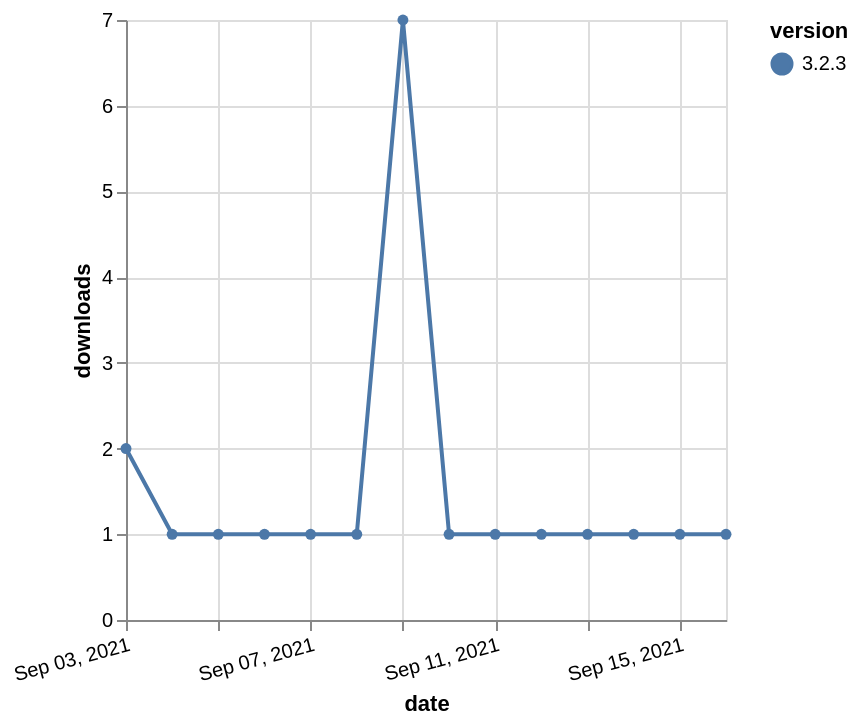

The Vega-Lite source for this figure:
### Vega-Lite specification from a JSON file in a GitHub repository (floating-point values rounded to 4 significant figures)
{"$schema": "https://vega.github.io/schema/vega-lite/v5.json", "description": "A simple bar chart with embedded data.", "data": {"values": [{"date": "2021-09-03", "total": 521, "delta": 2, "version": "3.2.3"}, {"date": "2021-09-04", "total": 522, "delta": 1, "version": "3.2.3"}, {"date": "2021-09-05", "total": 523, "delta": 1, "version": "3.2.3"}, {"date": "2021-09-06", "total": 524, "delta": 1, "version": "3.2.3"}, {"date": "2021-09-07", "total": 525, "delta": 1, "version": "3.2.3"}, {"date": "2021-09-08", "total": 526, "delta": 1, "version": "3.2.3"}, {"date": "2021-09-09", "total": 533, "delta": 7, "version": "3.2.3"}, {"date": "2021-09-10", "total": 534, "delta": 1, "version": "3.2.3"}, {"date": "2021-09-11", "total": 535, "delta": 1, "version": "3.2.3"}, {"date": "2021-09-12", "total": 536, "delta": 1, "version": "3.2.3"}, {"date": "2021-09-13", "total": 537, "delta": 1, "version": "3.2.3"}, {"date": "2021-09-14", "total": 538, "delta": 1, "version": "3.2.3"}, {"date": "2021-09-15", "total": 539, "delta": 1, "version": "3.2.3"}, {"date": "2021-09-16", "total": 540, "delta": 1, "version": "3.2.3"}]}, "width": "container", "mark": {"type": "line", "point": {"filled": true}}, "encoding": {"x": {"field": "date", "type": "temporal", "timeUnit": "yearmonthdate", "title": "date", "axis": {"labelAngle": -15}}, "y": {"field": "delta", "type": "quantitative", "title": "downloads"}, "color": {"field": "version", "type": "nominal"}, "tooltip": {"field": "delta"}}}
